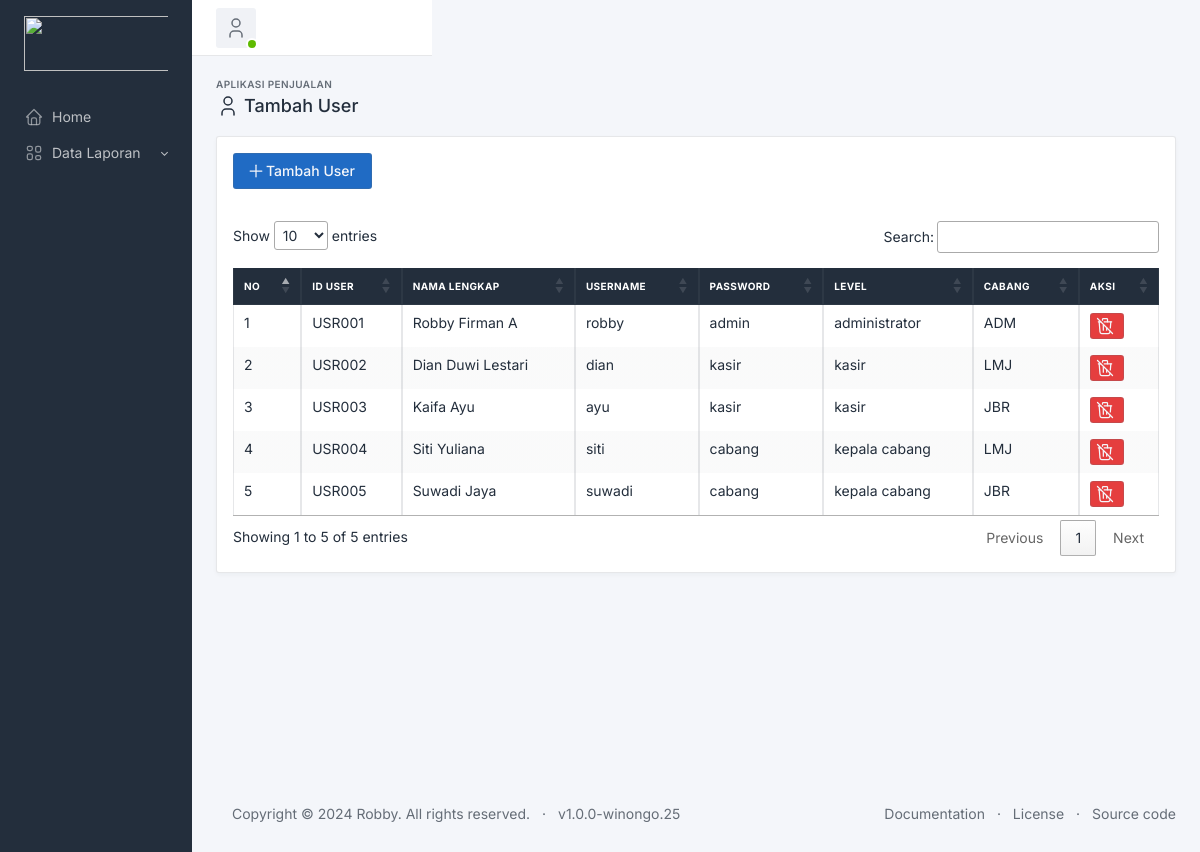
The app's page /index.php/user with its own data.
### tables this page shows
CREATE TABLE `users` (
  `id_user` char(6) NOT NULL,
  `nama_lengkap` varchar(50) NOT NULL,
  `no_hp` varchar(13) NOT NULL,
  `username` varchar(10) NOT NULL,
  `password` varchar(255) NOT NULL,
  `level` varchar(30) NOT NULL,
  `kode_cabang` char(3) NOT NULL
);

### application/libraries/Template.php (called while the page is built)
<?php if ( ! defined('BASEPATH')) exit('No direct script access allowed');
class Template {
		var $template_data = array();
		function set($name, $value)
		{
			$this->template_data[$name] = $value;
		}
		function load($template = '', $view = '' , $view_data = array(), $return = FALSE)
		{
			$this->CI =& get_instance();
			$this->set('contents', $this->CI->load->view($view, $view_data, TRUE));
			return $this->CI->load->view($template, $this->template_data, $return);
		}
}

### application/controllers/User.php (called while the page is built, shortened)
<?php
class User extends CI_Controller
{
    function index()
    {
        $data['user'] = $this->Model_user->getDatauser()->result();
        $this->template->load('template/template', 'user/view_user', $data);
    }
}

### index.php (called while the page is built, shortened)
<?php
require_once BASEPATH.'core/CodeIgniter.php';

### application/models/Model_user.php (called while the page is built, shortened)
<?php
class Model_user extends CI_Model
{
    function getDatauser()
    {
        return $this->db->get('users');
    }
}

### application/views/user/view_user.php (the view, shortened to what this page needs)
<div class="page-pretitle">
    Aplikasi Penjualan
 </div>
 <h2 class="page-title">
    Tambah User
</h2>
<div class="row mt-3">
    <div class="col-md-12">
        <div class="card">
            <div class="card-body">
            <a href="#" class="btn btn-primary mb-3" id="tambahuser">
  Tambah User
</a>
                <table class="table table-striped table-bordered" id="tabeluser">
                    <thead>
                        <tr>
                            <th>NO</th>
                            <th>ID USER</th>
                            <th>NAMA LENGKAP</th>
                            <th>USERNAME</th>
                            <th>PASSWORD</th>
                            <th>LEVEL</th>
                            <th>CABANG</th>
                            <th>AKSI</th>
                        </tr>
                    </thead>
                    <tbody>
                        <?php
                        $no = 1;
                        foreach($user as $u) { ?>
                        <tr>
                            <td><?php echo $no; ?></td>
                            <td><?php echo $u->id_user; ?></td>
                            <td><?php echo $u->nama_lengkap; ?></td>
                            <td><?php echo $u->username; ?></td>
                            <td><?php echo $u->password; ?></td>
                            <td><?php echo $u->level; ?></td>
                            <td><?php echo $u->kode_cabang; ?></td>
                            <td>
                                <a href="#" data-href="<?php echo base_url(); ?>user/hapususer/<?php echo $u->id_user; ?>" class="btn btn-sm btn-danger hapus">
                                </a>
                            </td>
                        </tr>
                        <?php
                        $no++; }?>
                    </tbody>
                </table>
            </div>
        </div>
    </div>
</div>

### application/views/template/template.php (shortened to what this page needs)
<!doctype html>
<html lang="en">
  <head>
    <link href="<?php echo base_url(); ?>assets/dist/libs/jqvmap/dist/jqvmap.min.css" rel="stylesheet"/>
    <link href="<?php echo base_url(); ?>assets/dist/libs/flatpickr/dist/flatpickr.min.css" rel="stylesheet"/>
    <link href="<?php echo base_url(); ?>assets/dist/css/tabler.min.css" rel="stylesheet"/>
    <link href="<?php echo base_url(); ?>assets/dist/css/tabler-flags.min.css" rel="stylesheet"/>
    <link href="<?php echo base_url(); ?>assets/dist/css/tabler-payments.min.css" rel="stylesheet"/>
    <link href="<?php echo base_url(); ?>assets/dist/css/tabler-vendors.min.css" rel="stylesheet"/>
    <link href="<?php echo base_url(); ?>assets/dist/css/demo.min.css" rel="stylesheet"/>
	  <link rel="stylesheet" href="https://cdn.jsdelivr.net/npm/@fortawesome/fontawesome-free@6.4.2/css/fontawesome.min.css">
    <link rel="stylesheet" href="//cdnjs.cloudflare.com/ajax/libs/jquery.bootstrapvalidator/0.5.2/css/bootstrapValidator.min.css" />
    <link rel="stylesheet" href="//cdn.datatables.net/1.10.22/css/jquery.dataTables.min.css" />
  </head>
  <body class="antialiased">
  <aside class="navbar navbar-vertical navbar-expand-lg navbar-dark">
      <div class="container">
        <a href="." class="navbar-brand navbar-brand-autodark">
          <img src="<?php echo base_url(); ?>assets/static/robby.png" width="190" height="55">
        </a>
        <div class="collapse navbar-collapse" id="navbar-menu">
          <ul class="navbar-nav pt-lg-3">
            <li class="nav-item">
              <a class="nav-link" href="<?php echo base_url(); ?>dashboard" >
                <span class="nav-link-icon d-md-none d-lg-inline-block">
                </span>
                <span class="nav-link-title">
                  Home
                </span>
              </a>
            </li>
            <li class="nav-item dropdown">
              <a class="nav-link dropdown-toggle" href="#navbar-extra" data-toggle="dropdown" role="button" aria-expanded="false" >
                <span class="nav-link-icon d-md-none d-lg-inline-block">
                </span>
                <span class="nav-link-title">
                  Data Laporan
                </span>
              </a>
            </li>
          </ul>
        </div>
      </div>
    </aside>
    <div class="page">
    <div class="navbar-expand-md">
        <div class="collapse navbar-collapse" id="navbar-menu">
          <div class="navbar navbar-light">
            <div class="container-fluid">
              <div class="nav-item dropdown">
              <a href="#" class="nav-link d-flex lh-1 text-reset p-0" data-toggle="dropdown">
              <span class="avatar">
              <span class="badge bg-success"></span></span>
                <div class="d-none d-xl-block pl-2">
                </div>
              </a>
            </div>
          </div>
        </div>
      </div>
    <div class="page">
      <div class="content">
        <div class="container-fluid">
            <?php echo $contents; ?>
        </div>
        <footer class="footer footer-transparent d-print-none">
          <div class="container">
            <div class="row text-center align-items-center flex-row-reverse">
              <div class="col-lg-auto ml-lg-auto">
                <ul class="list-inline list-inline-dots mb-0">
                  <li class="list-inline-item"><a href="<?php echo base_url(); ?>assets/docs/index.html" class="link-secondary">Documentation</a></li>
                  <li class="list-inline-item"><a href="<?php echo base_url(); ?>assets/license.html" class="link-secondary">License</a></li>
                  <li class="list-inline-item"><a href="https://github.com/tabler/tabler" target="_blank" class="link-secondary">Source code</a></li>
                </ul>
              </div>
              <div class="col-12 col-lg-auto mt-3 mt-lg-0">
                <ul class="list-inline list-inline-dots mb-0">
                  <li class="list-inline-item">
                    Copyright © 2024
                    <a href="." class="link-secondary">Robby</a>.
                    All rights reserved.
                  </li>
                  <li class="list-inline-item">
                    <a href="<?php echo base_url(); ?>assets/changelog.html" class="link-secondary" rel="noopener">v1.0.0-winongo.25</a>
                  </li>
                </ul>
              </div>
            </div>
          </div>
        </footer>
      </div>
    </div>
  </body>
</html>

### application/views/template/template.php (style rules this page uses)
body { display: none; }
.markdown>table thead th, .table thead th { background: #232e3c; color: #ffffff; }

### records on screen
users: id_user "USR001", nama_lengkap "Robby Firman A", username "robby", password "admin", level "administrator", kode_cabang "ADM"
users: id_user "USR002", nama_lengkap "Dian Duwi Lestari", username "dian", password "kasir", level "kasir", kode_cabang "LMJ"
users: id_user "USR003", nama_lengkap "Kaifa Ayu", username "ayu", password "kasir", level "kasir", kode_cabang "JBR"
users: id_user "USR004", nama_lengkap "Siti Yuliana", username "siti", password "cabang", level "kepala cabang", kode_cabang "LMJ"
users: id_user "USR005", nama_lengkap "Suwadi Jaya", username "suwadi", password "cabang", level "kepala cabang", kode_cabang "JBR"
